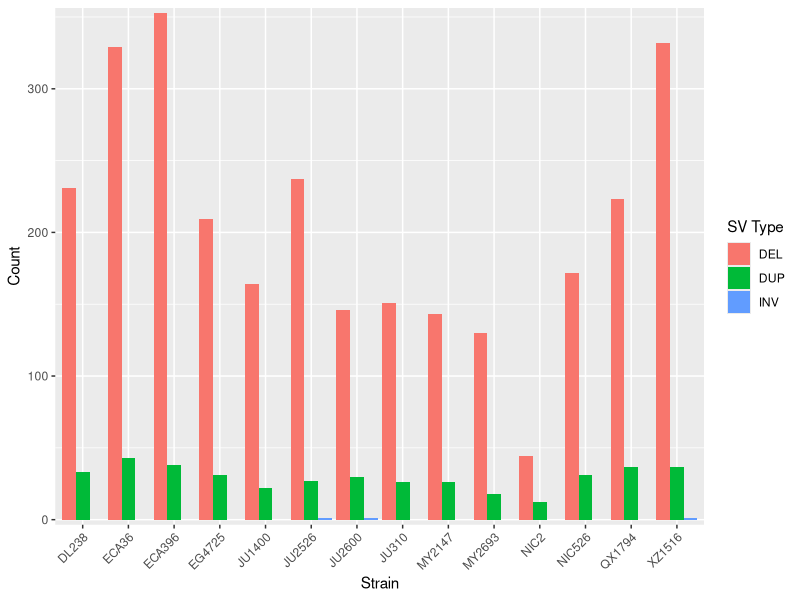
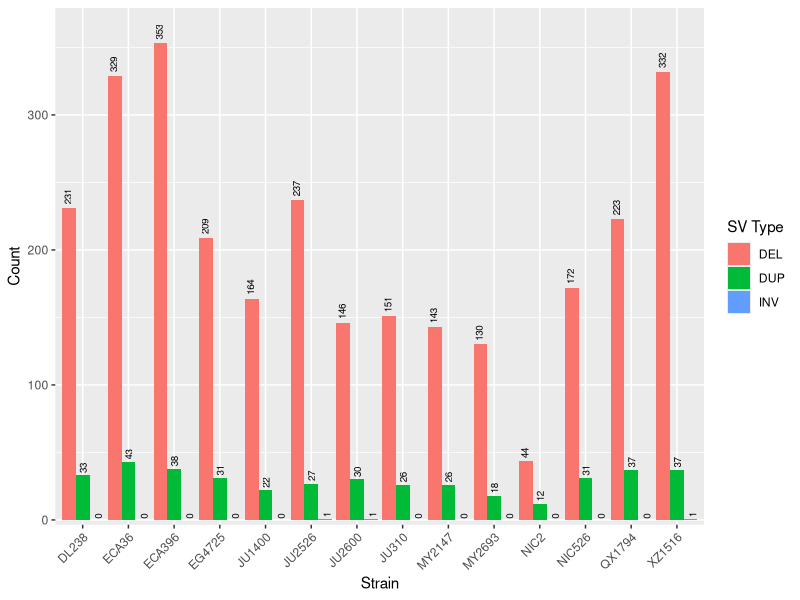
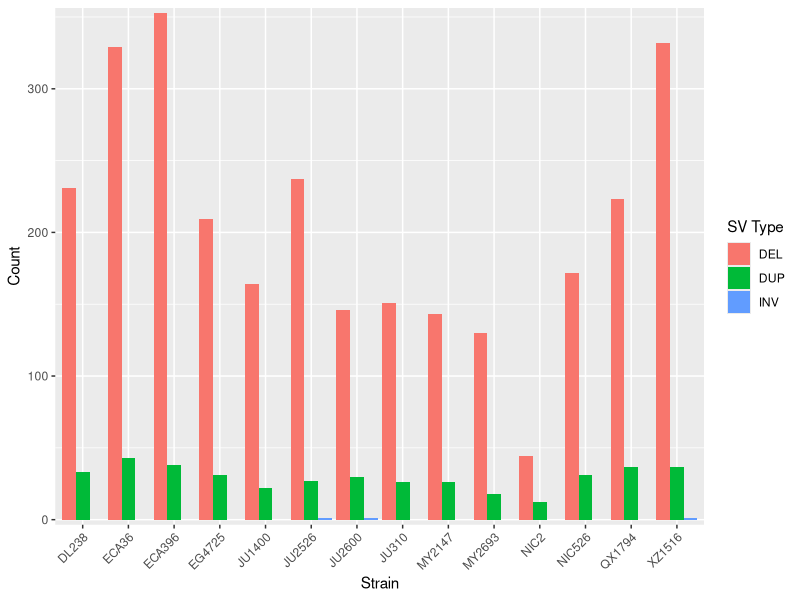
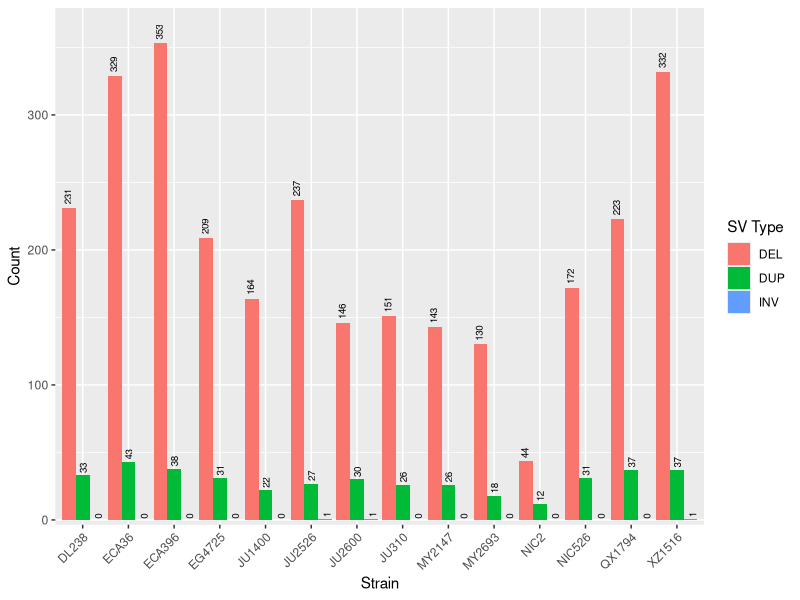

These figures' R source, in order:
library(ggplot2)
library(tidyverse)
library(patchwork)
setwd("/bulk/worm_lab/mrkyle/sv_analysis_cendr_pacbio/")

# Open input data
sv_call_summary <- read.delim(file = '8_summary_statistics/results/ngmlr/sniffles/7_ins_to_dup/sv_vep_summary.csv', sep = ',',stringsAsFactors= TRUE, header = TRUE)

# Convert to data frames and change NAs to 0
sv_call_summary.df <- data.frame(sv_call_summary)
sv_call_summary.df <- sv_call_summary.df %>% dplyr::mutate(INV.VEP = replace_na(INV.VEP, 0))

# Select columns containing SV Counts (no VEP) for each strain
sv_call_summary.df <- sv_call_summary.df %>% select(c(Strain,DEL.VEP,DUP.VEP, INV.VEP))
sv_call_summary.df <- sv_call_summary.df %>% rename(DEL = DEL.VEP) %>% rename(DUP = DUP.VEP) %>% rename(INV = INV.VEP)
sv_call_summary_long.df <- pivot_longer(sv_call_summary.df, cols = 2:4, names_to ="SV Type", values_to = "Count")
sv_call_summary_long.df

p_grouped_by_strain <- ggplot(data=sv_call_summary_long.df, aes(x=Strain, y=Count, fill=`SV Type`)) + geom_col(position=position_dodge()) 
p_grouped_by_strain <- p_grouped_by_strain + theme(axis.text.x = element_text(angle = 45, hjust = 1))
#p_grouped_by_strain + theme(axis.text.x = element_text(angle = 22.5, hjust = 1,size = 12))
p_grouped_by_strain <- p_grouped_by_strain + xlab("Strain") + scale_y_continuous(labels = scales::comma, expand = expansion(mult=c(0.01,0.01)))  
p_grouped_by_strain

# Add counts to columns
p_grouped_by_strain_counts <- p_grouped_by_strain + geom_text(aes(x=Strain, y = Count, label = Count), position = position_dodge(width = 1), hjust = -0.25, size = 2.5, angle = 90) 
#p_grouped_by_strain <- p_grouped_by_strain + geom_text(aes(x=Strain, y = Count, label = Count), position = position_dodge(width = 1),vjust = -0.5, size = 2.5, angle = 90)
p_grouped_by_strain_counts <- p_grouped_by_strain_counts +  scale_y_continuous(labels = scales::comma, expand = expansion(mult=c(0.01,0.075)))  
p_grouped_by_strain_counts

# Save
dir.create(file.path("9_plots","sv_counts", "7_ins_to_dup"), recursive = TRUE)
ggsave("2_svs_vep_high_impact_grouped_strain.png", plot = p_grouped_by_strain, device = "png", path = "9_plots/sv_counts/7_ins_to_dup", scale = 1, dpi = 300, limitsize = TRUE, width = 2605, height = 1715, units = "px")
ggsave("2_svs_vep_high_impact_grouped_strain_counts.png", plot = p_grouped_by_strain_counts, device = "png", path = "9_plots/sv_counts/7_ins_to_dup", scale = 1, dpi = 300, limitsize = TRUE, width = 2605, height = 1800, units = "px")
